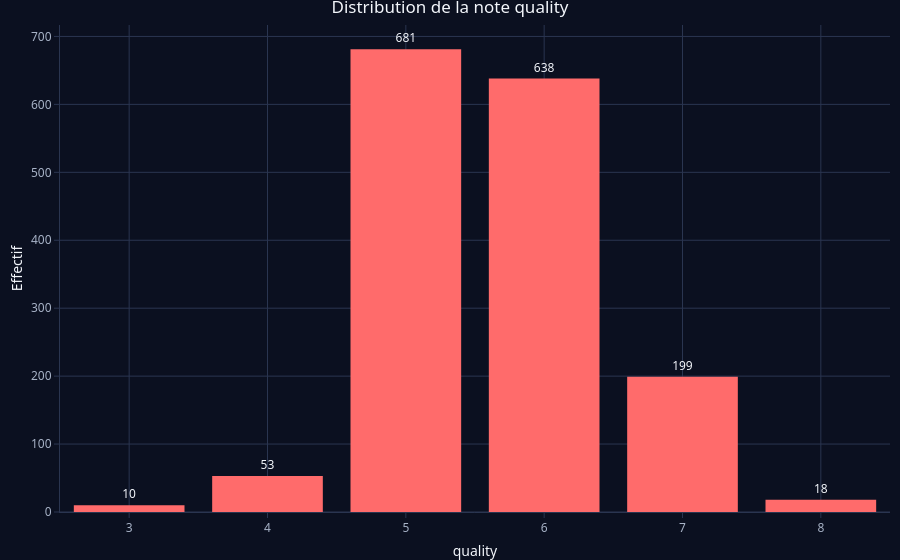

Write notebook code for a chart like this one.
### Code cell
qc <- as.data.frame(table(quality)); names(qc) <- c("quality", "Effectif")
plot_ly(qc, x = ~quality, y = ~Effectif, type = "bar",
        text = ~Effectif, textposition = "outside",
        marker = list(color = pick_color(1))) %>%
  layout(title = "Distribution de la note quality",
         xaxis = list(title = "quality"), yaxis = list(title = "Effectif")) %>%
  apply_dark_theme()

### Figure 1 — Plotly figure (JSON) as saved in the notebook; plotly's stock layout.template omitted (floating-point values rounded to 4 significant figures)
{"data": [{"error_x": {"color": "rgba(76,201,240,1)"}, "error_y": {"color": "rgba(76,201,240,1)"}, "marker": {"color": "#ff6b6b", "line": {"color": "rgba(76,201,240,1)"}}, "text": [10, 53, 681, 638, 199, 18], "textposition": ["outside", "outside", "outside", "outside", "outside", "outside"], "type": "bar", "x": ["3", "4", "5", "6", "7", "8"], "xaxis": "x", "y": [10, 53, 681, 638, 199, 18], "yaxis": "y"}], "layout": {"colorway": ["#4cc9f0", "#ff6b6b", "#ffd166", "#80ed99", "#c77dff", "#f4a261", "#90e0ef", "#e9c46a"], "font": {"color": "#f3f6fb", "family": "Segoe UI, Arial"}, "hoverlabel": {"bgcolor": "#121a2b", "font": {"color": "#f3f6fb"}}, "hovermode": "closest", "legend": {"bgcolor": "rgba(0,0,0,0)", "font": {"color": "#f3f6fb"}}, "margin": {"b": 40, "l": 60, "r": 10, "t": 25}, "paper_bgcolor": "#0b1020", "plot_bgcolor": "#0b1020", "showlegend": false, "title": "Distribution de la note quality", "xaxis": {"automargin": true, "categoryarray": ["3", "4", "5", "6", "7", "8"], "categoryorder": "array", "domain": [0, 1], "gridcolor": "#2a3550", "linecolor": "#2a3550", "tickcolor": "#2a3550", "tickfont": {"color": "#a8b3c7"}, "title": "quality", "type": "category", "zerolinecolor": "#2a3550"}, "yaxis": {"automargin": true, "domain": [0, 1], "gridcolor": "#2a3550", "linecolor": "#2a3550", "tickcolor": "#2a3550", "tickfont": {"color": "#a8b3c7"}, "title": "Effectif", "zerolinecolor": "#2a3550"}}}
